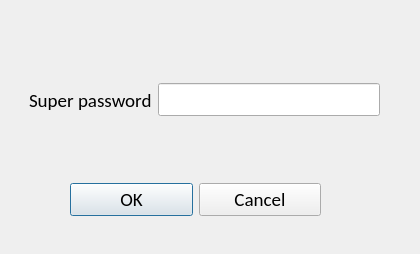
<?xml version="1.0" encoding="UTF-8"?>
<ui version="4.0">
 <class>Dialog_SuperCheck</class>
 <widget class="QDialog" name="Dialog_SuperCheck">
  <property name="geometry">
   <rect>
    <x>0</x>
    <y>0</y>
    <width>420</width>
    <height>254</height>
   </rect>
  </property>
  <property name="font">
   <font>
    <family>Calibri</family>
    <pointsize>14</pointsize>
   </font>
  </property>
  <property name="contextMenuPolicy">
   <enum>Qt::DefaultContextMenu</enum>
  </property>
  <property name="windowTitle">
   <string>check in password</string>
  </property>
  <property name="modal">
   <bool>true</bool>
  </property>
  <widget class="QWidget" name="horizontalLayoutWidget">
   <property name="geometry">
    <rect>
     <x>29</x>
     <y>60</y>
     <width>351</width>
     <height>80</height>
    </rect>
   </property>
   <layout class="QHBoxLayout" name="horizontalLayout">
    <item>
     <widget class="QLabel" name="label">
      <property name="text">
       <string>Super password</string>
      </property>
     </widget>
    </item>
    <item>
     <widget class="QLineEdit" name="lineEdit">
      <property name="echoMode">
       <enum>QLineEdit::Password</enum>
      </property>
     </widget>
    </item>
   </layout>
  </widget>
  <widget class="QWidget" name="horizontalLayoutWidget_2">
   <property name="geometry">
    <rect>
     <x>70</x>
     <y>160</y>
     <width>251</width>
     <height>80</height>
    </rect>
   </property>
   <layout class="QHBoxLayout" name="horizontalLayout_2">
    <item>
     <widget class="QPushButton" name="pushButton">
      <property name="text">
       <string>OK</string>
      </property>
     </widget>
    </item>
    <item>
     <widget class="QPushButton" name="pushButton_2">
      <property name="text">
       <string>Cancel</string>
      </property>
     </widget>
    </item>
   </layout>
  </widget>
 </widget>
 <resources/>
 <connections/>
</ui>
